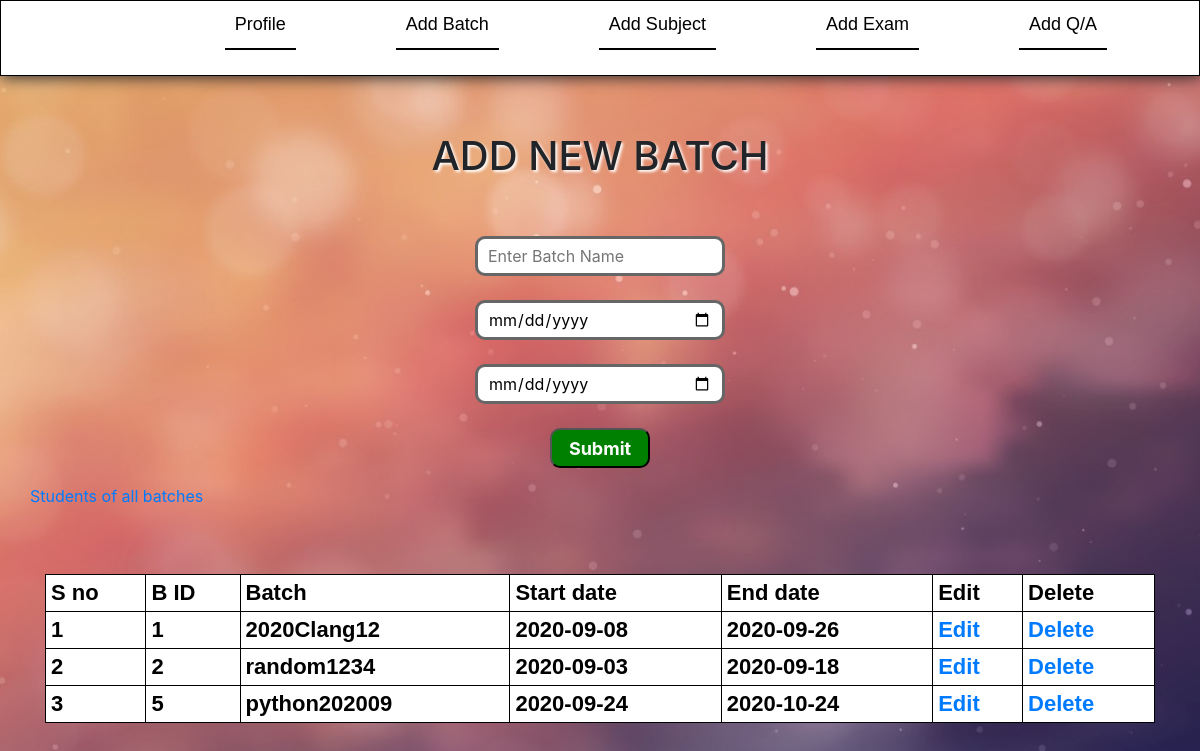
Screenshot of /addbatch.php (signed in) with the database file from the repository.
### tables this page shows
CREATE TABLE IF NOT EXISTS `batchorclass` (
  `id` int(20) NOT NULL AUTO_INCREMENT,
  `batchname` varchar(300) NOT NULL,
  `year` int(6) NOT NULL,
  `startdate` varchar(20) NOT NULL,
  `enddate` varchar(20) NOT NULL,
  `subjid` int(20) NOT NULL,
  `timstmp` timestamp NOT NULL DEFAULT CURRENT_TIMESTAMP,
  `c1` varchar(50) NOT NULL,
  `c2` varchar(50) NOT NULL,
  `c3` varchar(50) NOT NULL,
  PRIMARY KEY (`id`)
);

### addbatch.php (the view, shortened to what this page needs)
<?php
@include('dbconn.php');
@include('menu.php');
?>
<html>
<head>
    <link rel="stylesheet" href="https://stackpath.bootstrapcdn.com/bootstrap/4.3.1/css/bootstrap.min.css">
	<link rel="stylesheet" href="style.css" type="text/css"/>
</head>
<body>
<div class="container">
<?php
echo"<br><br><br><center><h1 style='text-shadow:2px 2px 3px white;'>ADD NEW BATCH</h1></center>";
?>
<div class="form-group row">
<center class="col col-md-12">
	<form action="addbatchtarg.php" method="post">
		<br><br><input class="input" type="text" name="batchname"value="" placeholder="Enter Batch Name" required/>
		<br><br><input class="input" type="date" name="startdate" value="" required/>
		<br><br><input class="input" type="date" name="enddate" value="" required/>
		<br><br>
		<input type="submit"/>
	</form>
</center>
<a href="Batchstudents.php">Students of all batches</a>
<br>
</div>
		<table>
			<tr>
				<th>S no</th>
				<th>B ID</th>
				<th>Batch</th>
				<th>Start date</th>
				<th>End date</th>
				<th>Edit</th>
				<th>Delete</th>
			</tr>
<?php
$sql = "SELECT * FROM batchorclass";
$result = mysqli_query($conn, $sql);
$sn=1;
if(mysqli_num_rows($result) > 0) {
  while($row = mysqli_fetch_assoc($result)) {
	     $id=$row["id"];
	     $bch=$row["batchname"];
		 $sd=$row["startdate"];
		 $ed=$row["enddate"];
    echo "<tr><td>$sn</td><td>$id</td> <td>$bch</td> <td>$sd</td> <td>$ed</td><td><a href='editbatch.php?id=$id'> Edit </a> </td> <td> <a href='deletebatch.php?id=$id' >Delete</a> </td> </tr>";
		 $sn++;
  }
} else {
}
?>
</table>
</div>
</body>
</html>

### style.css (style rules this page uses)
body { background-image:url('bgimgs/10.jpg'); background-repeat: no-repeat; background-position: center; background-size: cover; }
.container { position:relative; top:60px; margin-bottom:400px; }
table { position:relative; width:100%; top:50px; border-collapse:collapse; background-color:white; color:black; }
tr,td,th { color:black; font-family:arial; font-size:22px; border:none; font-weight:bold; border:solid 1px; border-collapse:collapse; padding:5px; }
input[type=number], input[type=mail], input[type=text], input[type=password], input[type=date], textarea { width:250px; height:40px; color:black; border:solid #666 3px; border-radius:10px; padding:10px; }
input[type=submit],input[type=button] { width:100px; height:40px; font-size:18px; font-weight:bold; border-radius:10px; color:white; background-color:green; }

### rows the page displays
batchorclass: id "1", batchname "2020Clang12", startdate "2020-09-08", enddate "2020-09-26"
batchorclass: id "2", batchname "random1234", startdate "2020-09-03", enddate "2020-09-18"
batchorclass: id "5", batchname "python202009", startdate "2020-09-24", enddate "2020-10-24"
